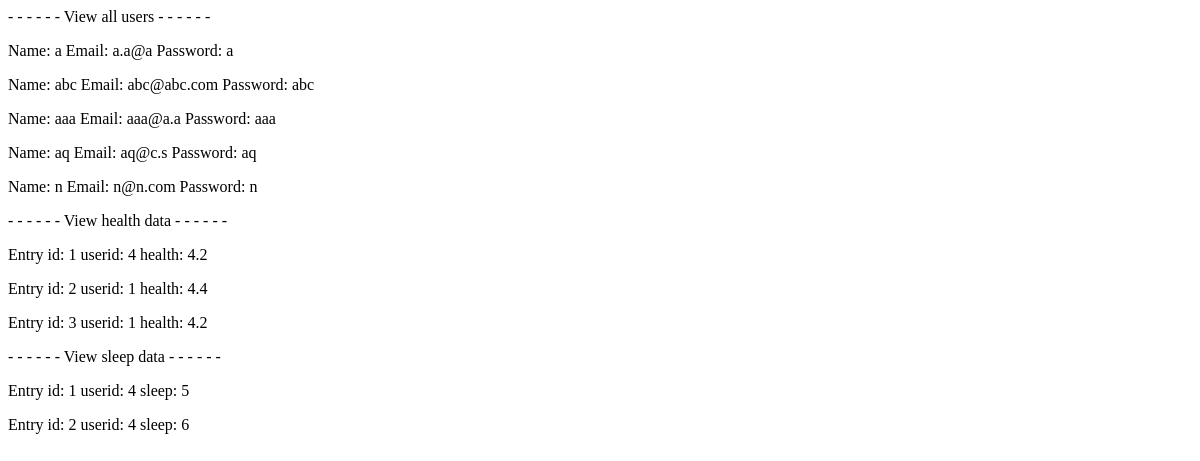
Before: /view with the older database file.
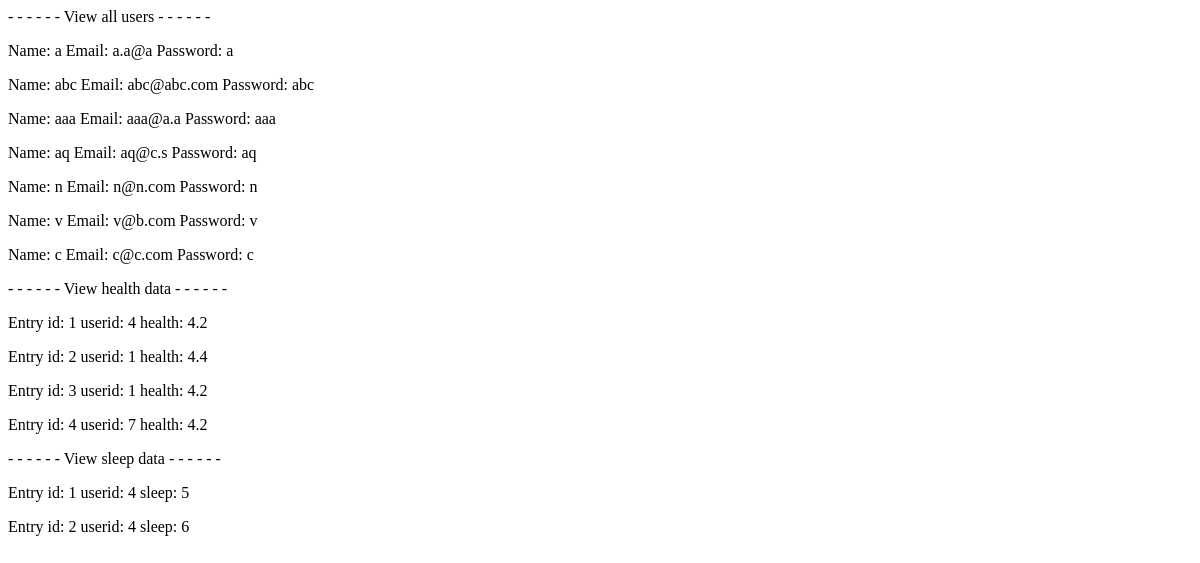
After: the same page with the newer database file.
### main.py (models this page shows, shortened)
class user(db.Model):
    _id = db.Column(db.Integer, primary_key=True)
    username = db.Column(db.String(100))
    email = db.Column(db.String(100))
    password = db.Column(db.String(100))
    entries = db.relationship('Entry', backref='user', lazy=True)

class Entry(db.Model):
    entry_id = db.Column(db.Integer, primary_key=True)
    user_id = db.Column(db.Integer, db.ForeignKey('user._id'), nullable=False)
    health = db.Column(db.Integer)

class Sleep(db.Model):
    entry_id = db.Column(db.Integer, primary_key=True)
    user_id = db.Column(db.Integer, db.ForeignKey('user._id'), nullable=False)
    sleep = db.Column(db.Integer)

### main.py (the view)
@app.route("/view")
def view():
    return render_template("view.html", values=user.query.all() ,entries = Entry.query.all(), sleeps = Sleep.query.all())

### templates/view.html (shortened to what this page needs)
{% block content %}
    {% for item in values %}
        <p>Name: {{item.username}} Email: {{item.email}} Password: {{item.password}}</p>
    {% endfor %}
- - - - - - View health data - - - - - -
    {% for entry in entries %}
        <p>Entry id: {{entry.entry_id}} userid: {{entry.user_id}} health: {{entry.health}} </p>
    {% endfor %}
- - - - - - View sleep data - - - - - -
    {% for sleep in sleeps %}
        <p>Entry id: {{sleep.entry_id}} userid: {{sleep.user_id}} sleep: {{sleep.sleep}} </p>
    {% endfor %}
{% endblock %}

Changed rows visible on the page:
added user: username "v", email "v@b.com", password "v"
added user: username "c", email "c@c.com", password "c"
added Entry: entry_id "4", user_id "7", health "4.2"
